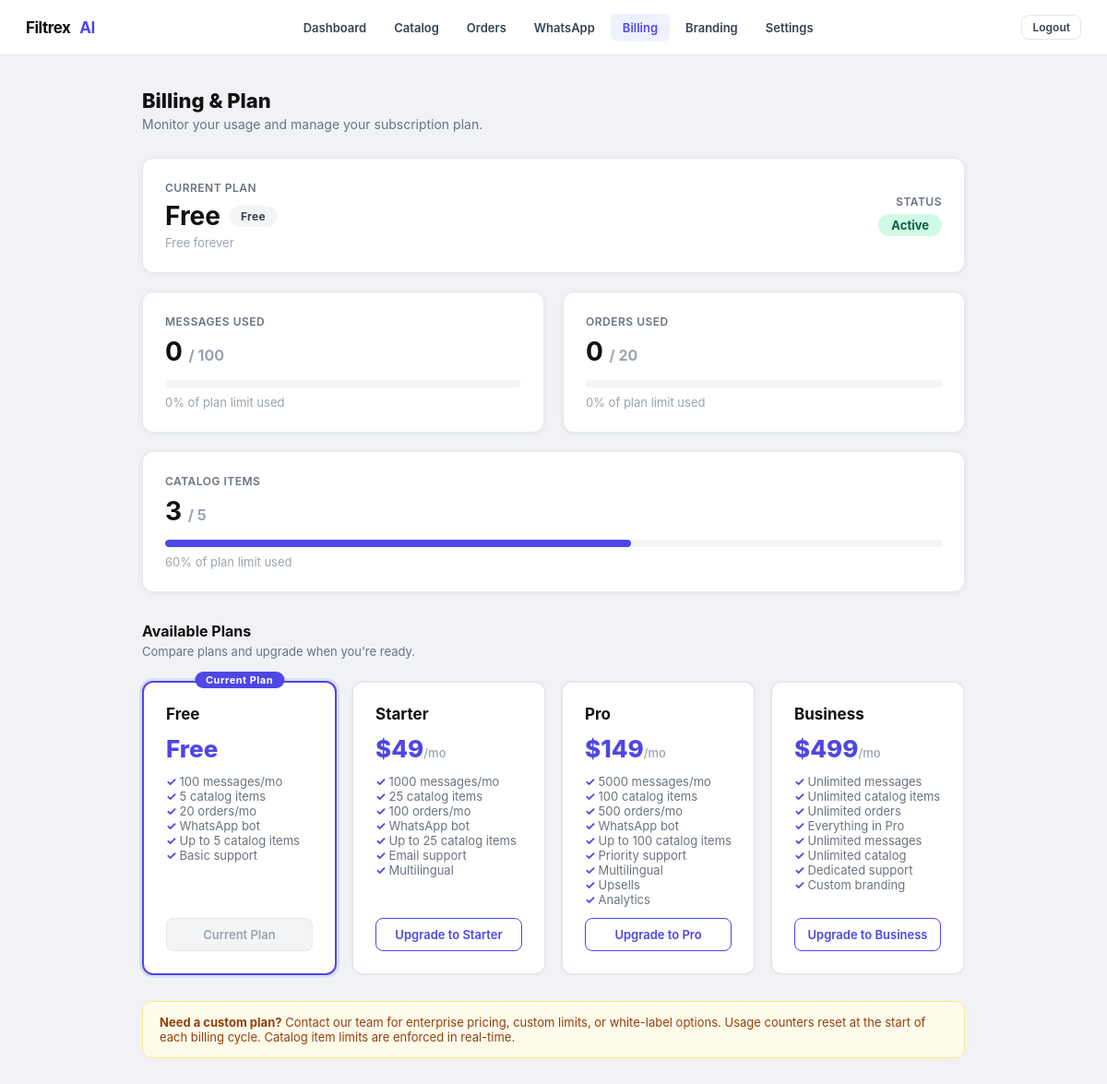
The page /admin/billing (signed in) on the database its author committed.
### tables this page shows
CREATE TABLE subscription_plans (
                id                 INTEGER PRIMARY KEY AUTOINCREMENT,
                name               TEXT NOT NULL,
                price_monthly      REAL NOT NULL DEFAULT 0,
                max_messages       INTEGER NOT NULL DEFAULT 100,
                max_catalog_items  INTEGER NOT NULL DEFAULT 5,
                max_orders         INTEGER NOT NULL DEFAULT 20,
                features_json      TEXT DEFAULT '[]',
                is_active          INTEGER DEFAULT 1
            );

CREATE TABLE client_subscriptions (
                id             INTEGER PRIMARY KEY AUTOINCREMENT,
                client_id      INTEGER NOT NULL,
                plan_id        INTEGER NOT NULL,
                status         TEXT NOT NULL DEFAULT 'active',
                started_at     TEXT DEFAULT CURRENT_TIMESTAMP,
                expires_at     TEXT,
                messages_used  INTEGER DEFAULT 0,
                orders_used    INTEGER DEFAULT 0
            , bonus_messages INTEGER DEFAULT 0);

### app.py (the view)
@app.route("/admin/billing")
def admin_billing():
    guard = _admin_guard()
    if guard:
        return guard
    cid = _session_client_id()
    sub = get_client_subscription(cid)
    con = get_db_connection()
    try:
        catalog_count = con.execute(
            "SELECT COUNT(*) FROM catalogs WHERE client_id=?", (cid,)
        ).fetchone()[0]
        all_plans = con.execute(
            "SELECT * FROM subscription_plans WHERE is_active=1 ORDER BY price_monthly ASC"
        ).fetchall()
    finally:
        con.close()
    plans_list = []
    for p in all_plans:
        pd = dict(p)
        try:
            pd["features"] = json.loads(pd.get("features_json") or "[]")
        except Exception:
            pd["features"] = []
        plans_list.append(pd)
    _plan_display = sub.get("plan_name") if sub else "none"
    print(f"[BILLING_PLAN] admin_billing client={cid} plan={_plan_display!r}")
    return render_template(
        "admin/billing.html",
        sub=sub,
        catalog_count=catalog_count,
        all_plans=plans_list,
        active="billing"
    )

### app.py (called while the page is built)
@app.context_processor
def _inject_branding():
    return {"branding": getattr(g, "branding", {"brand_name": "Filtrex AI",
                                                  "logo_url": None,
                                                  "primary_color": "#4f46e5",
                                                  "white_label_enabled": 0})}

def get_db_connection():
    con = sqlite3.connect(DB_FILE, timeout=10)
    con.row_factory = sqlite3.Row
    return con

def _session_client_id():
    cid = session.get("client_id")
    return int(cid) if cid else CLIENT_ID

def _admin_guard():
    if not session.get("logged_in"):
        return redirect(url_for("login"))
    cid = session.get("client_id")
    if cid:
        print(f"[AUTH_CLIENT_ID] client_id={cid} path={request.path}")
    return None

### templates/admin/billing.html (shortened to what this page needs)
{% extends "admin/layout.html" %}
{% block content %}
<div style="max-width:900px; margin:0 auto; padding:0 4px;">
  <h1 style="font-size:22px; font-weight:800; color:#111; margin-bottom:4px;">Billing &amp; Plan</h1>
  <p style="font-size:14px; color:#6b7280; margin-bottom:28px;">
    Monitor your usage and manage your subscription plan.
  </p>
  {% if sub %}
    {% set pct_msg  = ((sub.messages_used / sub.max_messages * 100) | int) if sub.max_messages > 0 else 0 %}
    {% set pct_ord  = ((sub.orders_used   / sub.max_orders   * 100) | int) if sub.max_orders   > 0 else 0 %}
    {% set pct_cat  = ((catalog_count     / sub.max_catalog_items * 100) | int) if sub.max_catalog_items > 0 else 0 %}
    <div class="billing-grid">
      <div class="stat-card" style="grid-column:1/-1">
        <div style="display:flex; align-items:center; justify-content:space-between; flex-wrap:wrap; gap:12px;">
          <div>
            <div class="stat-label">Current Plan</div>
            <div style="display:flex; align-items:center; gap:10px; margin-top:6px;">
              <span class="stat-value">{{ sub.plan_name }}</span>
              <span class="plan-badge badge-{{ sub.plan_name | lower }}">{{ sub.plan_name }}</span>
            </div>
            <div class="stat-sub" style="margin-top:4px;">
              {% if sub.price_monthly == 0 %}Free forever
              {% else %}${{ sub.price_monthly }}/month{% endif %}
            </div>
          </div>
          <div style="text-align:right;">
            <div class="stat-label">Status</div>
            <span style="display:inline-block; margin-top:6px; padding:4px 14px;
              border-radius:999px; font-size:13px; font-weight:700;
              background:{% if sub.status=='active' %}#d1fae5{% else %}#fee2e2{% endif %};
              color:{% if sub.status=='active' %}#065f46{% else %}#991b1b{% endif %};">
              {{ sub.status | title }}
            </span>
          </div>
        </div>
      </div>
      <div class="stat-card">
        <div class="stat-label">Messages Used</div>
        {% if sub.max_messages == -1 %}
          <div class="stat-value">{{ sub.messages_used }}</div>
          <div class="stat-sub">Unlimited</div>
        {% else %}
          <div class="stat-value">{{ sub.messages_used }} <span style="font-size:16px; color:#9ca3af;">/ {{ sub.max_messages }}</span></div>
          <div class="progress-bar-wrap">
          </div>
          <div class="stat-sub">{{ pct_msg }}% of plan limit used</div>
        {% endif %}
      </div>
      <div class="stat-card">
        <div class="stat-label">Orders Used</div>
        {% if sub.max_orders == -1 %}
          <div class="stat-value">{{ sub.orders_used }}</div>
          <div class="stat-sub">Unlimited</div>
        {% else %}
          <div class="stat-value">{{ sub.orders_used }} <span style="font-size:16px; color:#9ca3af;">/ {{ sub.max_orders }}</span></div>
          <div class="progress-bar-wrap">
          </div>
          <div class="stat-sub">{{ pct_ord }}% of plan limit used</div>
        {% endif %}
      </div>
      <div class="stat-card" style="grid-column:1/-1">
        <div class="stat-label">Catalog Items</div>
        {% if sub.max_catalog_items == -1 %}
          <div class="stat-value">{{ catalog_count }}</div>
          <div class="stat-sub">Unlimited</div>
        {% else %}
          <div class="stat-value">{{ catalog_count }} <span style="font-size:16px; color:#9ca3af;">/ {{ sub.max_catalog_items }}</span></div>
          <div class="progress-bar-wrap">
            <div class="progress-bar {% if pct_cat >= 90 %}over{% elif pct_cat >= 70 %}warn{% endif %}"
                 style="width:{{ [pct_cat, 100] | min }}%"></div>
          </div>
          <div class="stat-sub">{{ pct_cat }}% of plan limit used</div>
        {% endif %}
      </div>
    </div>
  {% else %}
    <div class="info-note">No active subscription found. Contact support.</div>
  {% endif %}
  <div class="section-title">Available Plans</div>
  <div class="section-sub">Compare plans and upgrade when you're ready.</div>
  <div class="plans-grid">
    {% for plan in all_plans %}
      {% set is_current = sub and sub.plan_id == plan.id %}
      <div class="plan-card {% if is_current %}current{% endif %}">
        {% if is_current %}<div class="plan-card-current-label">Current Plan</div>{% endif %}
        <div class="plan-card-name">{{ plan.name }}</div>
        <div class="plan-card-price">
          {% if plan.price_monthly == 0 %}Free
          {% else %}${{ plan.price_monthly | int }}<span>/mo</span>{% endif %}
        </div>
        <div class="plan-card-limits">
          <ul style="margin:0; padding:0;">
            <li>{% if plan.max_messages == -1 %}Unlimited messages{% else %}{{ plan.max_messages | int }} messages/mo{% endif %}</li>
            <li>{% if plan.max_catalog_items == -1 %}Unlimited catalog items{% else %}{{ plan.max_catalog_items | int }} catalog items{% endif %}</li>
            <li>{% if plan.max_orders == -1 %}Unlimited orders{% else %}{{ plan.max_orders | int }} orders/mo{% endif %}</li>
            {% for feat in plan.features %}
            <li>{{ feat }}</li>
            {% endfor %}
          </ul>
        </div>
        {% if is_current %}
          <a class="btn-upgrade current-plan">Current Plan</a>
        {% else %}
          <a href="#" class="btn-upgrade"
             onclick="alert('Upgrade to {{ plan.name }} — payment integration coming soon. Contact support to upgrade.'); return false;">
            {% if sub and plan.price_monthly > sub.price_monthly %}Upgrade to {{ plan.name }}
            {% elif sub and plan.price_monthly < sub.price_monthly %}Downgrade to {{ plan.name }}
            {% else %}Switch to {{ plan.name }}{% endif %}
          </a>
        {% endif %}
      </div>
    {% endfor %}
  </div>
  <div class="info-note" style="margin-top:28px;">
    <strong>Need a custom plan?</strong> Contact our team for enterprise pricing, custom limits, or white-label options.
    Usage counters reset at the start of each billing cycle.
    Catalog item limits are enforced in real-time.
  </div>
</div>
{% endblock %}

### templates/admin/layout.html (shortened to what this page needs)
<!DOCTYPE html>
<html lang="en">
<head>
</head>
<body>
<nav class="nav">
  <div class="nav-brand">
    {% if branding.logo_url %}
      <img src="{{ branding.logo_url }}" alt="{{ branding.brand_name }}"
           style="height:32px;width:auto;object-fit:contain;border-radius:4px;" />
    {% else %}
      {% set _parts = branding.brand_name.split() %}
      {% if _parts|length >= 2 %}
        {{ _parts[:-1]|join(' ') }} <span>{{ _parts[-1] }}</span>
      {% else %}
        <span>{{ branding.brand_name }}</span>
      {% endif %}
    {% endif %}
  </div>
  <div class="nav-links">
    <a href="/admin/dashboard" class="nav-link {% if active=='dashboard' %}active{% endif %}">Dashboard</a>
    <a href="/admin/catalog" class="nav-link {% if active=='catalog' %}active{% endif %}">Catalog</a>
    <a href="/admin/orders" class="nav-link {% if active=='orders' %}active{% endif %}">Orders</a>
    <a href="/admin/connect-whatsapp" class="nav-link {% if active=='whatsapp' %}active{% endif %}">WhatsApp</a>
    <a href="/admin/billing" class="nav-link {% if active=='billing' %}active{% endif %}">Billing</a>
    <a href="/admin/branding" class="nav-link {% if active=='branding' %}active{% endif %}">Branding</a>
    <a href="/admin/settings" class="nav-link {% if active=='settings' %}active{% endif %}">Settings</a>
  </div>
  <div class="nav-right">
    <a href="/logout" class="btn btn-ghost btn-sm">Logout</a>
  </div>
</nav>
<div class="shell">
  {% block content %}{% endblock %}
</div>
</body>
</html>

### templates/admin/billing.html (style rules this page uses)
.billing-grid { display: grid; grid-template-columns: 1fr 1fr; gap: 20px; margin-bottom: 32px; }
.stat-card { background: #fff; border-radius: 12px; border: 1px solid #e5e7eb; padding: 24px; display: flex; flex-direction: column; gap: 8px; }
.stat-label { font-size: 12px; font-weight: 600; color: #6b7280; text-transform: uppercase; letter-spacing: .5px; }
.stat-value { font-size: 28px; font-weight: 700; color: #111; }
.stat-sub { font-size: 13px; color: #9ca3af; }
.progress-bar-wrap { background: #f3f4f6; border-radius: 999px; height: 8px; overflow: hidden; margin-top: 6px; }
.progress-bar { height: 8px; border-radius: 999px; background: #4f46e5; transition: width .4s; }
.plan-badge { display: inline-block; padding: 4px 12px; border-radius: 999px; font-size: 12px; font-weight: 700; letter-spacing: .3px; }
.badge-free { background: #f3f4f6; color: #374151; }
.plans-grid { display: grid; grid-template-columns: repeat(auto-fit, minmax(200px, 1fr)); gap: 16px; margin-top: 24px; }
.plan-card { border: 2px solid #e5e7eb; border-radius: 12px; padding: 24px; background: #fff; display: flex; flex-direction: column; gap: 12px; transition: border-color .2s, box-shadow .2s; position: relative; }
.plan-card.current { border-color: #4f46e5; box-shadow: 0 0 0 3px rgba(79,70,229,.12); }
.plan-card-name { font-size: 17px; font-weight: 700; color: #111; }
.plan-card-price { font-size: 26px; font-weight: 800; color: #4f46e5; }
.plan-card-price span { font-size: 13px; font-weight: 500; color: #9ca3af; }
.plan-card-limits { font-size: 13px; color: #6b7280; display: flex; flex-direction: column; gap: 4px; }
.plan-card-limits li { list-style: none; padding-left: 0; }
.plan-card-limits li::before { content: "✓ "; color: #4f46e5; font-weight: 700; }
.plan-card-current-label { position: absolute; top: -12px; left: 50%; transform: translateX(-50%); background: #4f46e5; color: #fff; font-size: 11px; font-weight: 700; padding: 2px 12px; border-radius: 999px; letter-spacing: .5px; white-space: nowrap; }
.btn-upgrade { display: block; text-align: center; padding: 9px 12px; border-radius: 8px; font-size: 13px; font-weight: 600; cursor: pointer; border: 1.5px solid #4f46e5; color: #4f46e5; background: #fff; text-decoration: none; transition: all .15s; margin-top: auto; }
.btn-upgrade.current-plan { background: #f3f4f6; border-color: #e5e7eb; color: #9ca3af; cursor: default; }
.section-title { font-size: 16px; font-weight: 700; color: #111; margin-bottom: 4px; }
.section-sub { font-size: 13px; color: #6b7280; margin-bottom: 20px; }
.info-note { background: #fffbeb; border: 1px solid #fde68a; border-radius: 10px; padding: 14px 18px; font-size: 13px; color: #92400e; margin-top: 24px; }

### rows shown on the page
subscription_plans: plan_name "Free", max_messages "100", max_orders "20", max_catalog_items "5", shows "Current Plan", name "Free", price_monthly "Free", features "WhatsApp bot" "Up to 5 catalog items" "Basic support"
client_subscriptions: status "Active", messages_used "0", orders_used "0"
subscription_plans: name "Starter", price_monthly "49", max_messages "1000", max_catalog_items "25", max_orders "100", features "WhatsApp bot" "Up to 25 catalog items" "Email support" "Multilingual"
subscription_plans: name "Pro", price_monthly "149", max_messages "5000", max_catalog_items "100", max_orders "500", features "WhatsApp bot" "Up to 100 catalog items" "Priority support" "Multilingual" "Upsells" "Analytics"
subscription_plans: name "Business", price_monthly "499", max_messages "Unlimited messages", max_catalog_items "Unlimited catalog items", max_orders "Unlimited orders", features "Everything in Pro" "Unlimited messages" "Unlimited catalog" "Dedicated support" "Custom branding"

### other values the page prints
{{ _parts[:-1]|join(' ') }} "Filtrex"
{{ _parts[-1] }} "AI"
{{ pct_msg }} "0"
{{ pct_ord }} "0"
{{ catalog_count }} "3"
{{ pct_cat }} "60"
